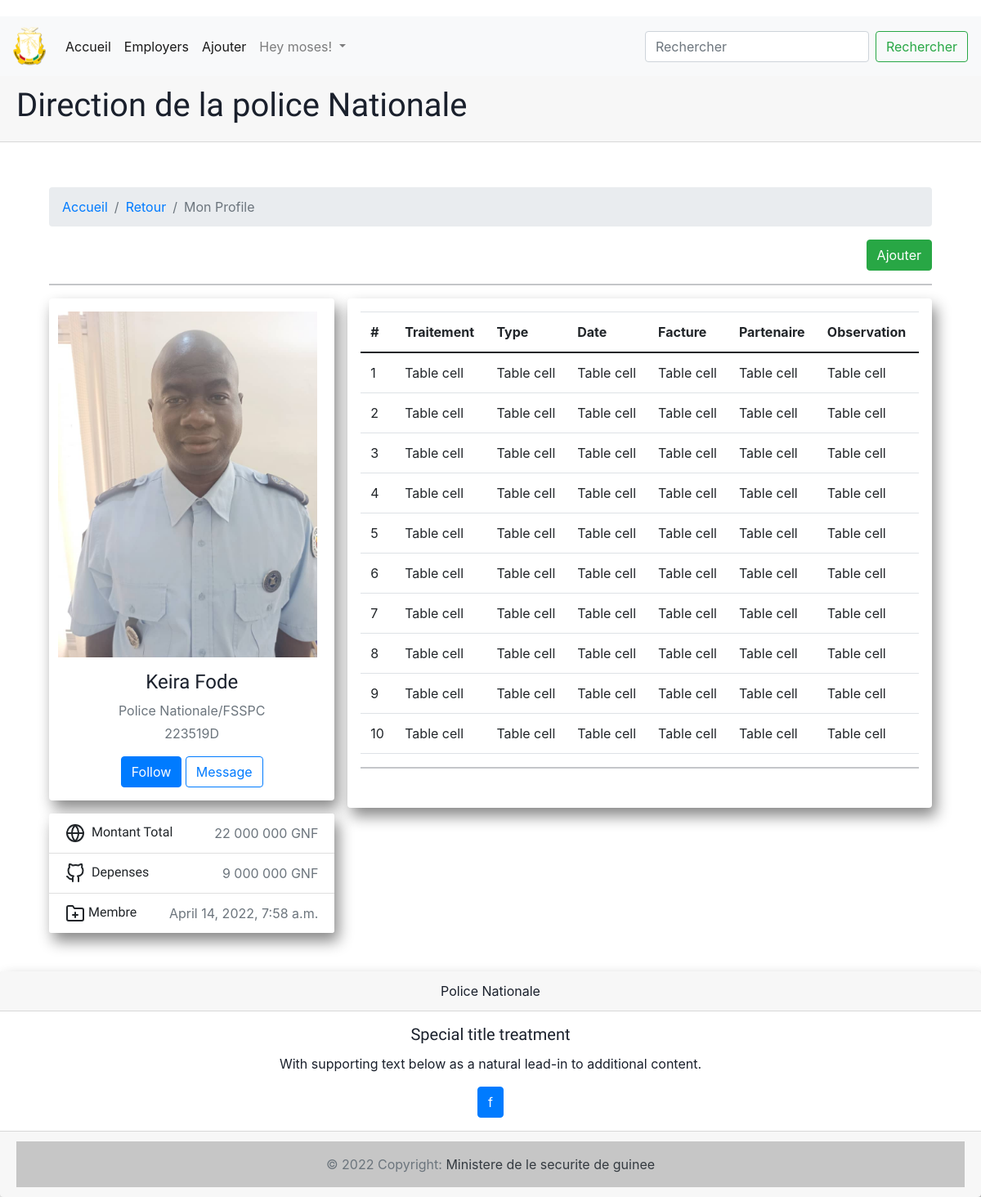
Page /employer-detail/14 (signed in) on the committed database.
### employers/models.py (models this page shows, shortened)
class Employers(models.Model):
    firstname = models.CharField(max_length=250)
    lastname = models.CharField(max_length=250)
    email = models.EmailField()
    status = models.CharField(max_length=60,
                              choices=choice,
                              default='1'
                              )
    matricule = models.CharField(max_length=350, null=True)
    phone = models.CharField(max_length=50)
    image = models.ImageField(upload_to='images')
    registrationDate = models.DateTimeField(auto_now_add=True)
    date_updated = models.DateTimeField(auto_now=True)

### employers/views.py (the view)
# urls.py: path('employer-detail/<int:pk>', views.detail_view, name='employer-detail'),
def detail_view(request, pk):
    context = {}
    context["data"] = Employers.objects.get(pk=pk)
    return render(request, "employer-detail.html", context)

### employers/templates/employer-detail.html (shortened to what this page needs)
{% extends "base.html" %}{% block content %}{% if user.is_authenticated %}
{%load qr_code %}
<br />
<div class="container">
  <div class="main-body">
    <nav aria-label="breadcrumb" class="main-breadcrumb">
      <ol class="breadcrumb">
        <li class="breadcrumb-item">
          <a href="{% url 'employers-list' %}">Accueil</a>
        </li>
        <li class="breadcrumb-item">
          <a href="{% url 'employers-list' %}">Retour</a>
        </li>
        <li class="breadcrumb-item active" aria-current="page">Mon Profile</li>
      </ol>
    </nav>
    <div class="text-right">
      <a type="button" class="btn btn-success" href="{%url 'employer-create' %}"
        >Ajouter</a
      >
    </div>
    <hr />
    <div class="row gutters-sm">
      <div class="col-md-4 mb-3">
        <div class="card">
          <div class="card-body">
            <div class="d-flex flex-column align-items-center text-center">
              <img
                src="{{data.image.url}}"
                class="img-responsive"
                style="
                  width: 100%;
                  height: 50%;
                  float: left;
                  margin-right: 10px;
                "
              />
              <div class="mt-3">
                <h4>{{data.firstname}} {{data.lastname}}</h4>
                <p class="text-secondary mb-1">{{data.status}}</p>
                <p class="text-muted font-size-sm">{{data.matricule}}</p>
                <button class="btn btn-primary">Follow</button>
                <button class="btn btn-outline-primary">Message</button>
              </div>
            </div>
          </div>
        </div>
        <div class="card mt-3">
          <ul class="list-group list-group-flush">
            <li
              class="list-group-item d-flex justify-content-between align-items-center flex-wrap"
            >
              <h6 class="mb-0">
                Montant Total
              </h6>
              <span class="text-secondary">22 000 000 GNF</span>
            </li>
            <li
              class="list-group-item d-flex justify-content-between align-items-center flex-wrap"
            >
              <h6 class="mb-0">
                Depenses
              </h6>
              <span class="text-secondary">9 000 000 GNF</span>
            </li>
            <li
              class="list-group-item d-flex justify-content-between align-items-center flex-wrap"
            >
              <h6 class="mb-0">
                Membre
              </h6>
              <span class="text-secondary">{{data.registrationDate}}</span>
            </li>
          </ul>
        </div>
      </div>
      <div class="col-md-8">
        <div class="card mb-3">
          <div class="card-body">
            <div class="table-responsive">
              <table class="table table-hover">
                <thead>
                  <tr>
                    <th>#</th>
                    <th>Traitement</th>
                    <th>Type</th>
                    <th>Date</th>
                    <th>Facture</th>
                    <th>Partenaire</th>
                    <th>Observation</th>
                  </tr>
                </thead>
                <tbody id="items">
                  <tr>
                    <td>1</td>
                    <td>Table cell</td>
                    <td>Table cell</td>
                    <td>Table cell</td>
                    <td>Table cell</td>
                    <td>Table cell</td>
                    <td>Table cell</td>
                  </tr>
                  <tr>
                    <td>2</td>
                    <td>Table cell</td>
                    <td>Table cell</td>
                    <td>Table cell</td>
                    <td>Table cell</td>
                    <td>Table cell</td>
                    <td>Table cell</td>
                  </tr>
                  <tr>
                    <td>3</td>
                    <td>Table cell</td>
                    <td>Table cell</td>
                    <td>Table cell</td>
                    <td>Table cell</td>
                    <td>Table cell</td>
                    <td>Table cell</td>
                  </tr>
                  <tr>
                    <td>4</td>
                    <td>Table cell</td>
                    <td>Table cell</td>
                    <td>Table cell</td>
                    <td>Table cell</td>
                    <td>Table cell</td>
                    <td>Table cell</td>
                  </tr>
                  <tr>
                    <td>5</td>
                    <td>Table cell</td>
                    <td>Table cell</td>
                    <td>Table cell</td>
                    <td>Table cell</td>
                    <td>Table cell</td>
                    <td>Table cell</td>
                  </tr>
                  <tr>
                    <td>6</td>
                    <td>Table cell</td>
                    <td>Table cell</td>
                    <td>Table cell</td>
                    <td>Table cell</td>
                    <td>Table cell</td>
                    <td>Table cell</td>
                  </tr>
                  <tr>
                    <td>7</td>
                    <td>Table cell</td>
                    <td>Table cell</td>
                    <td>Table cell</td>
                    <td>Table cell</td>
                    <td>Table cell</td>
                    <td>Table cell</td>
                  </tr>
                  <tr>
                    <td>8</td>
                    <td>Table cell</td>
                    <td>Table cell</td>
                    <td>Table cell</td>
                    <td>Table cell</td>
                    <td>Table cell</td>
                    <td>Table cell</td>
                  </tr>
                  <tr>
                    <td>9</td>
                    <td>Table cell</td>
                    <td>Table cell</td>
                    <td>Table cell</td>
                    <td>Table cell</td>
                    <td>Table cell</td>
                    <td>Table cell</td>
                  </tr>
                  <tr>
                    <td>10</td>
                    <td>Table cell</td>
                    <td>Table cell</td>
                    <td>Table cell</td>
                    <td>Table cell</td>
                    <td>Table cell</td>
                    <td>Table cell</td>
                  </tr>
                </tbody>
              </table>
              <hr />
              <div class="row">
                <div class="col-md-4 col-md-offset-4 text-center">
                </div>
              </div>
            </div>
          </div>
        </div>
      </div>
    </div>
  </div>
</div>
{% else %}
<p>Vous n'etes pas connecter</p>
<a class="btn btn-outline-primary" href="{% url 'login' %}">Connecter ici</a>
{% endif %} {% endblock %}

### employers/templates/base.html (shortened to what this page needs)
{% load static %}
<!DOCTYPE html>
<html lang="en">
  <head>
    <link href="{% static 'assets/vendor/aos/aos.css' %}" rel="stylesheet" />
    <link
      href="{% static 'assets/vendor/bootstrap/css/bootstrap.min.css' %}"
      rel="stylesheet"
    />
    <link
      href="{% static 'assets/vendor/bootstrap-icons/bootstrap-icons.css' %}"
      rel="stylesheet"
    />
    <link
      href="{% static 'assets/vendor/boxicons/css/boxicons.min.css' %}"
      rel="stylesheet"
    />
    <link
      href="{% static 'assets/vendor/glightbox/css/glightbox.min.css' %}"
      rel="stylesheet"
    />
    <link
      href="{% static 'assets/vendor/swiper/swiper-bundle.min.css' %}"
      rel="stylesheet"
    />
    <link href="{% static 'assets/css/style.css'%}" rel="stylesheet" />
    <link
      rel="stylesheet"
      href="https://stackpath.bootstrapcdn.com/bootstrap/4.5.0/css/bootstrap.min.css"
    />
  </head>
  <body>
    <nav class="navbar navbar-expand-lg navbar-light bg-light">
      <a class="navbar-brand" href="{% url 'index' %}"
        ><img src="{% static 'assets/img/logo.png' %}" alt="" title=""
      /></a>
      <div class="collapse navbar-collapse" id="navbarSupportedContent">
        <ul class="navbar-nav mr-auto">
          {% if user.is_authenticated %}
          <li class="nav-item active">
            <a class="nav-link" href="{% url 'employers-list' %}"
              >Accueil <span class="sr-only">(current)</span></a
            >
          </li>
          <li class="nav-item">
            <a class="nav-link active" href="{% url 'employers-list' %}"
              >Employers</a
            >
          </li>
          <li class="nav-item">
            <a class="nav-link active" href="{% url 'employer-create' %}"
              >Ajouter</a
            >
          </li>
          <li class="nav-item dropdown">
            <a
              class="nav-link dropdown-toggle"
              href="#"
              id="navbarDropdown"
              role="button"
              data-toggle="dropdown"
              aria-haspopup="true"
              aria-expanded="false"
            >
              Hey {{user.username}}!
            </a>
          </li>
          {% endif %}
        </ul>
        <form
          class="form-inline my-2 my-lg-0"
          action="{% url 'employers-search' %}"
        >
          <input
            class="form-control mr-sm-2"
            type="search"
            placeholder="Rechercher"
            aria-label="Search"
            name="search"
          />
          <button class="btn btn-outline-success my-2 my-sm-0" type="submit">
            Rechercher
          </button>
        </form>
      </div>
    </nav>
    <div class="card-header">
      <h1>Direction de la police Nationale</h1>
    </div>
    <div class="card-body">{% block content %} {% endblock %}</div>
    <div class="card text-center">
      <div class="card-header">Police Nationale</div>
      <div class="card-body">
        <h5 class="card-title">Special title treatment</h5>
        <p class="card-text">
          With supporting text below as a natural lead-in to additional content.
        </p>
        <a href="#" class="btn btn-primary">f</a>
      </div>
      <div class="card-footer text-muted">
        <div
          class="text-center p-3"
          style="background-color: rgba(0, 0, 0, 0.2)"
        >
          © 2022 Copyright:
          <a class="text-dark" href="https://meanc.com/"
            >Ministere de le securite de guinee</a
          >
        </div>
      </div>
    </div>
  </body>
</html>

### employers/static/assets/css/style.css (style rules this page uses)
body { font-family: "Open Sans", sans-serif; color: #272829; background-image: url("https://www.transparenttextures.com/patterns/cubes.png"); }
a { color: #0563bb; text-decoration: none; }
h1, h2, h3, h4, h5, h6 { font-family: "Raleway", sans-serif; }

### employers/templates/employer-detail.html (style rules this page uses)
body { margin-top: 20px; color: #1a202c; text-align: left; background-color: white; }
.main-body { padding: 15px; }
.card { box-shadow: 0 1px 3px 0 rgba(0, 0, 0, 0.1), 0 1px 2px 0 rgba(0, 0, 0, 0.06); }
.card { position: relative; display: flex; flex-direction: column; min-width: 0; word-wrap: break-word; background-color: #fff; background-clip: border-box; border: 0 solid rgba(0, 0, 0, 0.125); border-radius: 0.25rem; box-shadow: 5px 10px 18px #888888; }
.card-body { flex: 1 1 auto; min-height: 1px; padding: 1rem; }
.gutters-sm { margin-right: -8px; margin-left: -8px; }
.gutters-sm > .col, .gutters-sm > [class*="col-"] { padding-right: 8px; padding-left: 8px; }
.mb-3, .my-3 { margin-bottom: 1rem !important; }

### rows in the picture
Employers: image (picture), firstname "Keira", lastname "Fode", status "Police Nationale/FSSPC", matricule "223519D", registrationDate "April 14, 2022, 7:58 a.m."

### other values in the picture
{{ user.username }} "moses"
